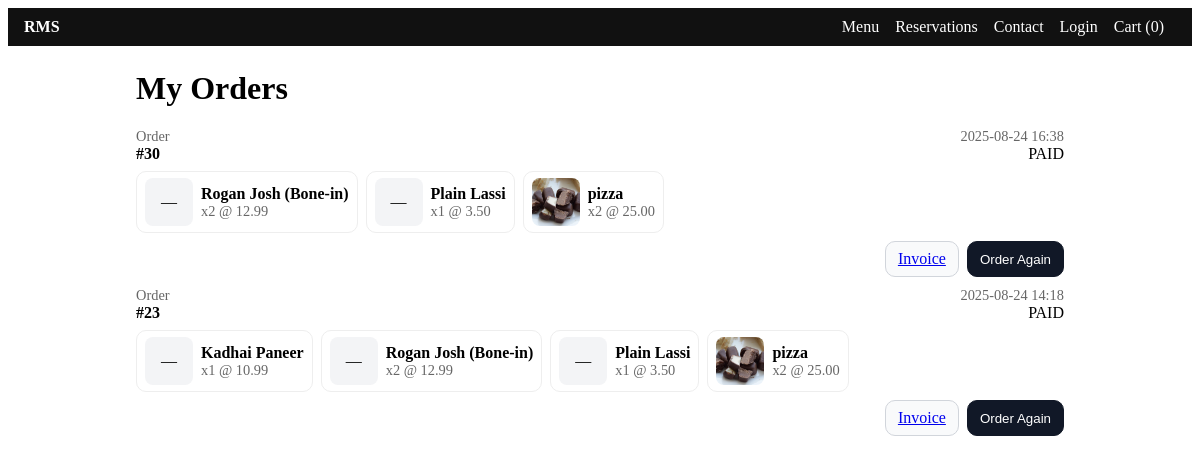
The page /my-orders/ (signed in) on the database its author committed.
### orders/models.py (models this page shows, shortened)
class Order(models.Model):
    STATUS_CHOICES = [
        ("PENDING", "Pending"),
        ("PAID", "Paid"),
        ("FAILED", "Failed"),
        ("CANCELLED", "Cancelled"),
    ]
    SOURCE_CHOICES = [
        ("DINE_IN", "Dine-In"),
        ("UBER_EATS", "Uber Eats"),
        ("DOORDASH", "DoorDash"),
    ]
    created_by = models.ForeignKey(
        settings.AUTH_USER_MODEL,
        related_name="orders",
        on_delete=models.SET_NULL,
        null=True,
        blank=True,
    )
    status = models.CharField(max_length=12, choices=STATUS_CHOICES, default="PENDING")
    is_paid = models.BooleanField(default=False)
    currency = models.CharField(max_length=8, default="usd")
    source = models.CharField(max_length=20, choices=SOURCE_CHOICES, default="DINE_IN")
    table_number = models.PositiveIntegerField(null=True, blank=True)
    external_order_id = models.CharField(max_length=64, blank=True, default="")
    subtotal = models.DecimalField(max_digits=12, decimal_places=2, default=Decimal("0.00"))
    tip_amount = models.DecimalField(max_digits=12, decimal_places=2, default=Decimal("0.00"))
    discount_amount = models.DecimalField(max_digits=12, decimal_places=2, default=Decimal("0.00"))
    discount_code = models.CharField(max_length=64, blank=True, default="")
    loyalty_reward_applied = models.BooleanField(default=False)
    reservation = models.ForeignKey(
        "reservations.Reservation",
        null=True,
        blank=True,
        on_delete=models.SET_NULL,
        related_name="orders",
    )
    notes = models.TextField(blank=True, default="")
    created_at = models.DateTimeField(auto_now_add=True)
    invoice_pdf = models.FileField(upload_to="invoices/", blank=True, null=True)
    class Meta:
        ordering = ["-created_at"]

class OrderItem(models.Model):
    order = models.ForeignKey(Order, on_delete=models.CASCADE, related_name="items")
    menu_item = models.ForeignKey(MenuItem, related_name="order_items", on_delete=models.PROTECT)
    quantity = models.PositiveIntegerField(default=1)
    unit_price = models.DecimalField(max_digits=12, decimal_places=2, default=0)
    modifiers = models.JSONField(default=list, blank=True)
    notes = models.CharField(max_length=255, blank=True, default="")

### menu/models.py (models this page shows, shortened)
class MenuItem(models.Model):
    category = models.ForeignKey(MenuCategory, on_delete=models.CASCADE, related_name='items')
    name = models.CharField(max_length=200)
    description = models.TextField(blank=True)
    price = models.DecimalField(max_digits=10, decimal_places=2)
    image = models.ImageField(upload_to='menu_items/', null=True, blank=True)
    is_vegetarian = models.BooleanField(default=False)
    is_available = models.BooleanField(default=True)
    preparation_time = models.PositiveIntegerField(default=15, help_text="Minutes")
    sort_order = models.PositiveIntegerField(default=0)
    created_at = models.DateTimeField(auto_now_add=True)
    class Meta:
        ordering = ['sort_order', 'name']

### storefront/views.py (the view)
# urls.py: path("my-orders/", MyOrdersView.as_view(), name="my_orders"),
class MyOrdersView(LoginRequiredMixin, TemplateView):
    template_name = "storefront/my_orders.html"
    login_url = reverse_lazy("storefront:login")
    redirect_field_name = "next"
    def get_context_data(self, **kwargs):
        ctx = super().get_context_data(**kwargs)
        if Order is None:
            ctx["orders"] = []
            return ctx
        paid_q = Q(payment__is_paid=True) | Q(is_paid=True) | Q(status="PAID")
        qs = (
            Order.objects.filter(Q(created_by=self.request.user) & paid_q)
            .select_related("payment")
            .prefetch_related("items__menu_item")
            .order_by("-created_at")
        )
        ctx["orders"] = qs
        ctx.update(_ctx("my_orders"))
        return ctx

### storefront/context.py (called while the page is built)
def site_context(request):
    return {
        "SITE_NAME": getattr(settings, "SITE_NAME", "RMS Store"),
        "GA_MEASUREMENT_ID": getattr(settings, "GA_MEASUREMENT_ID", ""),
        "WHATSAPP_NUMBER": getattr(settings, "WHATSAPP_NUMBER", ""),
        "BRANCHES": getattr(settings, "BRANCHES", []),
        "DEFAULT_CURRENCY": getattr(settings, "DEFAULT_CURRENCY", "NPR"),
    }

### storefront/views.py (called while the page is built)
def _ctx(page: str | None = None, **kw):
    base = {"page": page or ""}
    base.update(kw)
    return base

### storefront/templates/storefront/my_orders.html (shortened to what this page needs)
{% extends "storefront/base.html" %}
{% load static %}
{% block content %}
  <div class="container" style="max-width:960px;margin:24px auto;">
    <h1>My Orders</h1>
    {% if orders %}
      <div class="stack">
        {% for o in orders %}
          <div class="card" style="display:flex;flex-direction:column;gap:8px;">
            <div style="display:flex;justify-content:space-between;align-items:center;gap:8px;">
              <div>
                <div class="muted">Order</div>
                <div><strong>#{{ o.id }}</strong></div>
              </div>
              <div style="text-align:right;">
                <div class="muted">{{ o.created_at|date:"Y-m-d H:i" }}</div>
                <div>
                  {% if o.payment and o.payment.is_paid or o.is_paid or o.status == "PAID" %}
                    <span class="tag tag-success">PAID</span>
                  {% else %}
                    <span class="tag">PENDING</span>
                  {% endif %}
                </div>
              </div>
            </div>
            <div style="display:flex;gap:8px;flex-wrap:wrap;">
              {% for it in o.items.all %}
                <div style="display:flex;align-items:center;border:1px solid #eee;border-radius:10px;padding:6px 8px;gap:8px;">
                  {% if it.menu_item and it.menu_item.image %}
                    <img src="{{ it.menu_item.image.url }}" alt="{{ it.menu_item.name }}" style="width:48px;height:48px;object-fit:cover;border-radius:8px;" />
                  {% else %}
                    <div style="width:48px;height:48px;border-radius:8px;background:#f3f4f6;display:flex;align-items:center;justify-content:center;">—</div>
                  {% endif %}
                  <div>
                    <div style="font-weight:600;">{{ it.menu_item.name }}</div>
                    <div class="muted">x{{ it.quantity }} @ {{ it.unit_price }}</div>
                  </div>
                </div>
              {% endfor %}
            </div>
            <div style="display:flex;gap:8px;justify-content:flex-end;">
              {% if o.invoice_pdf %}
                <a href="{{ o.invoice_pdf.url }}" target="_blank" rel="noopener" class="btn btn-secondary">Invoice</a>
              {% endif %}
              <button
                class="btn btn-primary btn-reorder"
                title="Reorder these items"
                data-items='[ {% for it in o.items.all %}{ "id": {{ it.menu_item.id }}, "name": "{{ it.menu_item.name|escapejs }}", "price": "{{ it.unit_price }}", "quantity": {{ it.quantity }} }{% if not forloop.last %}, {% endif %}{% endfor %} ]'
              >Order Again</button>
            </div>
          </div>
        {% endfor %}
      </div>
    {% else %}
      <p>You don’t have any orders yet.</p>
    {% endif %}
  </div>
{% endblock %}

### storefront/static/storefront/styles.css (style rules this page uses)
.muted { color: #6b7280; font-size: 14px; }
.stack { display: flex; gap: 10px; flex-wrap: wrap; }
.btn { border: 1px solid #d1d5db; background: #f9fafb; padding: 8px 12px; border-radius: 10px; cursor: pointer; }
.btn-primary { background: #111827; color: #fff; border-color: #111827; }
.container { max-width: 960px; margin: 24px auto; padding: 0 16px; }

### storefront/templates/storefront/base.html (style rules this page uses)
.stack { display:flex; flex-direction:column; gap:10px; }
.muted { color:#666; font-size: 0.9em; }
.container { max-width: 960px; margin: 24px auto; padding: 0 16px; }
input, select, button { padding:8px 12px; border-radius:8px; border:1px solid #d1d5db; }
button { cursor:pointer; background:#111; color:#fff; border-color:#111; }

### rows shown on the page
Order: id "30", created_at "2025-08-24 16:38", shows "PAID"
OrderItem: menu_item.name "Rogan Josh (Bone-in)", quantity "2", unit_price "12.99"
OrderItem: menu_item.name "Plain Lassi", quantity "1", unit_price "3.50"
OrderItem: menu_item.image (picture), menu_item.name "pizza", quantity "2", unit_price "25.00"
Order: id "23", created_at "2025-08-24 14:18", shows "PAID"
OrderItem: menu_item.name "Kadhai Paneer", quantity "1", unit_price "10.99"
OrderItem: menu_item.name "Rogan Josh (Bone-in)", quantity "2", unit_price "12.99"
OrderItem: menu_item.name "Plain Lassi", quantity "1", unit_price "3.50"
OrderItem: menu_item.image (picture), menu_item.name "pizza", quantity "2", unit_price "25.00"
